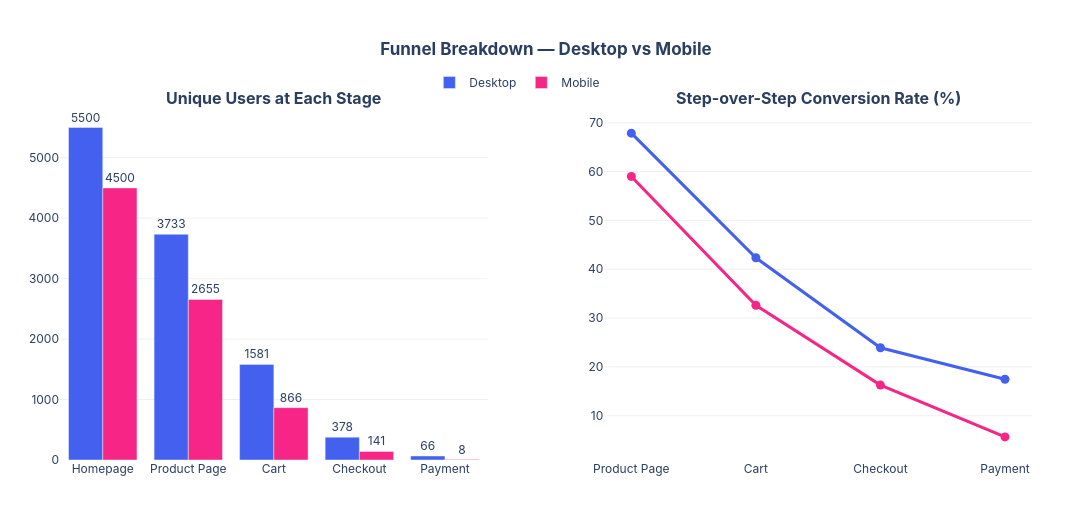

Write notebook code for a chart like this one.
### Markdown cell above
### 5b · Desktop vs Mobile — Grouped Bar Chart

### Code cell
PALETTE = {'Desktop': '#4361ee', 'Mobile': '#f72585'}

fig_device = make_subplots(
    rows=1, cols=2,
    subplot_titles=('<b>Unique Users at Each Stage</b>', '<b>Step-over-Step Conversion Rate (%)</b>'),
    horizontal_spacing=0.12
)

for seg, seg_df in device_funnel.groupby('segment'):
    seg_df = seg_df.set_index('step').reindex(STEPS).reset_index()
    # Users bar
    fig_device.add_trace(go.Bar(
        name       = seg,
        x          = seg_df['step'],
        y          = seg_df['users'],
        marker_color = PALETTE[seg],
        text       = seg_df['users'],
        textposition = 'outside',
        showlegend = True,
    ), row=1, col=1)
    # Step CR line
    fig_device.add_trace(go.Scatter(
        name       = seg,
        x          = seg_df['step'].iloc[1:],
        y          = seg_df['step_cr'].iloc[1:],
        mode       = 'lines+markers',
        line       = dict(color=PALETTE[seg], width=3),
        marker     = dict(size=9),
        showlegend = False,
    ), row=1, col=2)

fig_device.update_layout(
    title  = dict(text='<b>Funnel Breakdown — Desktop vs Mobile</b>', x=0.5),
    width  = 1100,
    height = 520,
    barmode = 'group',
    plot_bgcolor  = 'white',
    paper_bgcolor = 'white',
    font   = dict(family='Inter, Arial', size=12),
    legend = dict(orientation='h', y=1.12, x=0.38),
    margin = dict(l=60, r=60, t=110, b=60)
)
fig_device.update_yaxes(showgrid=True, gridcolor='#f0f0f0')

fig_device.write_image('../findings/funnel_device_split.png', scale=2)
fig_device.show()
print('Saved → findings/funnel_device_split.png')

### Figure 1 — Plotly figure (JSON) as saved in the notebook; plotly's stock layout.template omitted (floating-point values rounded to 4 significant figures)
{"data": [{"marker": {"color": "#4361ee"}, "name": "Desktop", "showlegend": true, "text": [5500.0, 3733.0, 1581.0, 378.0, 66.0], "textposition": "outside", "type": "bar", "x": ["Homepage", "Product Page", "Cart", "Checkout", "Payment"], "xaxis": "x", "y": [5500, 3733, 1581, 378, 66], "yaxis": "y"}, {"line": {"color": "#4361ee", "width": 3}, "marker": {"size": 9}, "mode": "lines+markers", "name": "Desktop", "showlegend": false, "type": "scatter", "x": ["Product Page", "Cart", "Checkout", "Payment"], "xaxis": "x2", "y": [67.87, 42.35, 23.91, 17.46], "yaxis": "y2"}, {"marker": {"color": "#f72585"}, "name": "Mobile", "showlegend": true, "text": [4500.0, 2655.0, 866.0, 141.0, 8.0], "textposition": "outside", "type": "bar", "x": ["Homepage", "Product Page", "Cart", "Checkout", "Payment"], "xaxis": "x", "y": [4500, 2655, 866, 141, 8], "yaxis": "y"}, {"line": {"color": "#f72585", "width": 3}, "marker": {"size": 9}, "mode": "lines+markers", "name": "Mobile", "showlegend": false, "type": "scatter", "x": ["Product Page", "Cart", "Checkout", "Payment"], "xaxis": "x2", "y": [59.0, 32.62, 16.28, 5.67], "yaxis": "y2"}], "layout": {"annotations": [{"font": {"size": 16}, "showarrow": false, "text": "<b>Unique Users at Each Stage</b>", "x": 0.22, "xanchor": "center", "xref": "paper", "y": 1.0, "yanchor": "bottom", "yref": "paper"}, {"font": {"size": 16}, "showarrow": false, "text": "<b>Step-over-Step Conversion Rate (%)</b>", "x": 0.78, "xanchor": "center", "xref": "paper", "y": 1.0, "yanchor": "bottom", "yref": "paper"}], "barmode": "group", "font": {"family": "Inter, Arial", "size": 12}, "height": 520, "legend": {"orientation": "h", "x": 0.38, "y": 1.12}, "margin": {"b": 60, "l": 60, "r": 60, "t": 110}, "paper_bgcolor": "white", "plot_bgcolor": "white", "title": {"text": "<b>Funnel Breakdown — Desktop vs Mobile</b>", "x": 0.5}, "width": 1100, "xaxis": {"anchor": "y", "domain": [0.0, 0.44]}, "xaxis2": {"anchor": "y2", "domain": [0.56, 1.0]}, "yaxis": {"anchor": "x", "domain": [0.0, 1.0], "gridcolor": "#f0f0f0", "showgrid": true}, "yaxis2": {"anchor": "x2", "domain": [0.0, 1.0], "gridcolor": "#f0f0f0", "showgrid": true}}}
